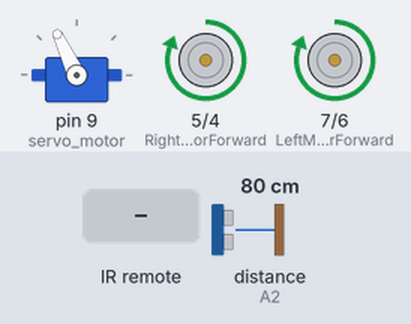
Bench run of a sketch on a simulated Arduino Uno, built with avr-gcc and run on an emulated ATmega328P. Parts: servo, motor-driver pin pairs drawn as motors (green arrow = first pin HIGH = forward, orange = second pin HIGH = backward, longer = more drive). The test bench sets the inputs (shaded band); at power-on: distance to the obstacle (sensor on A2) 80 cm. The echo pulse lasts 58.3 µs per cm.

Above: at 1.2 s.
1.3 s: distance to the obstacle (sensor on A2) set to 50 cm
2.8 s: distance to the obstacle (sensor on A2) set to 41 cm
At 4.8 s:
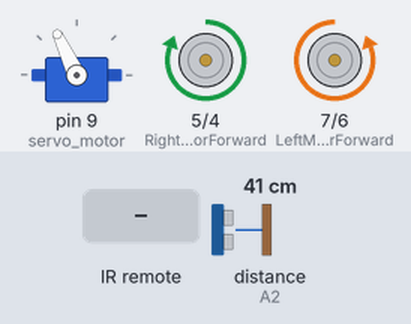
5.8 s: infrared code 0xF20DFF00 received
7.4 s: infrared code 0xA55AFF00 received
At 8.4 s:
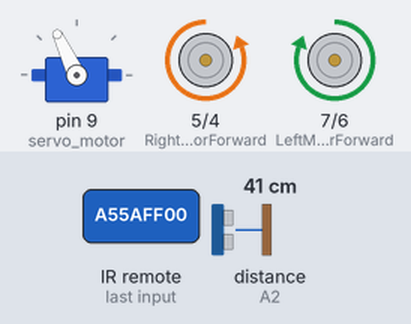
8.9 s: infrared code 0xE718FF00 received
At 9.6 s:
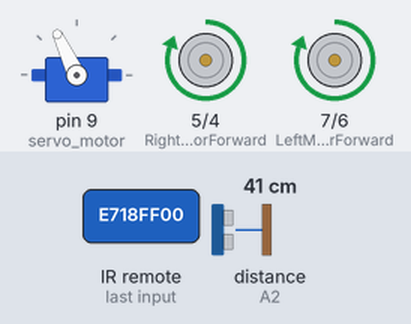
Timing chart, 0 to 11.4 s (numbered marks = the images above; inputs shaded):
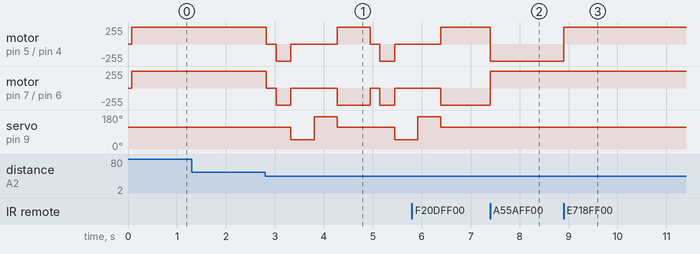

Measured:
- the behaviour switches between 45 and 44 cm on distance to the obstacle (sensor on A2) (found by bisection; images 0 and 1)
- after the input at 1.3 s, every drawn part: stays the same
- after the input at 7.4 s, motor on pin 5 (RightMotorForward) / pin 4 (RightMotorBackward): forward 255/255 → backward 255/255 at once; motor on pin 7 (LeftMotorForward) / pin 6 (LeftMotorBackward): backward 255/255 → forward 255/255 at once
- after the input at 8.9 s, motor on pin 5 (RightMotorForward) / pin 4 (RightMotorBackward): backward 255/255 → forward 255/255 at once

The sketch:

IR-REMOTE-MAIN.ino
```cpp
#include <Servo.h>
#include <NewPing.h>
#include <IRremote.h>

// ===== MOTOR PINS (L298N) =====
const int LeftMotorForward = 7;
const int LeftMotorBackward = 6;
const int RightMotorForward = 5;
const int RightMotorBackward = 4;

// ===== ULTRASONIC =====
#define trig_pin A1
#define echo_pin A2
#define maximum_distance 200

// ===== SERVO =====
Servo servo_motor;

// ===== IR =====
#define IR_PIN 11

// ===== IR CODES (YOUR REMOTE) =====
#define IR_UP     0xE718FF00
#define IR_DOWN   0xAD52FF00
#define IR_LEFT   0xF708FF00
#define IR_RIGHT  0xA55AFF00
#define IR_OK     0xE31CFF00
#define IR_HASH   0xF20DFF00   // MANUAL
#define IR_STAR   0xE916FF00   // AUTO

NewPing sonar(trig_pin, echo_pin, maximum_distance);

// ===== GLOBALS =====
bool manualMode = false;
int distance = 100;

// ================= SETUP =================
void setup() {
  Serial.begin(9600);

  pinMode(LeftMotorForward, OUTPUT);
  pinMode(LeftMotorBackward, OUTPUT);
  pinMode(RightMotorForward, OUTPUT);
  pinMode(RightMotorBackward, OUTPUT);

  servo_motor.attach(9);
  servo_motor.write(115);

  IrReceiver.begin(IR_PIN, ENABLE_LED_FEEDBACK);
}

// ================= LOOP =================
void loop() {

  // ---- IR CHECK (ALWAYS ACTIVE) ----
  if (IrReceiver.decode()) {
    unsigned long code = IrReceiver.decodedIRData.decodedRawData;

    if (code == IR_HASH) manualMode = true;   // MANUAL
    if (code == IR_STAR) manualMode = false;  // AUTO
    if (code == IR_OK) moveStop();

    if (manualMode) handleIR(code);

    IrReceiver.resume();
  }

  // ---- AUTO MODE ----
  if (!manualMode) {
    obstacleAvoid();
  }
}

// ================= IR CONTROL =================
void handleIR(unsigned long code) {
  if (code == IR_UP) moveForward();
  else if (code == IR_DOWN) moveBackward();
  else if (code == IR_LEFT) turnLeft();
  else if (code == IR_RIGHT) turnRight();
}

// ================= AUTO MODE =================
void obstacleAvoid() {
  distance = readPing();

  if (distance <= 45) {
    moveStop();
    delay(200);
    moveBackward();
    delay(300);
    moveStop();

    int right = lookRight();
    int left  = lookLeft();

    if (right > left) turnRight();
    else turnLeft();
  } else {
    moveForward();
  }
}

// ================= ULTRASONIC =================
int lookRight() {
  servo_motor.write(50);
  delay(400);
  int d = readPing();
  servo_motor.write(115);
  return d;
}

int lookLeft() {
  servo_motor.write(170);
  delay(400);
  int d = readPing();
  servo_motor.write(115);
  return d;
}

int readPing() {
  delay(70);
  int cm = sonar.ping_cm();
  if (cm == 0) cm = 250;
  return cm;
}

// ================= MOTORS =================
void moveForward() {
  digitalWrite(LeftMotorForward, HIGH);
  digitalWrite(RightMotorForward, HIGH);
  digitalWrite(LeftMotorBackward, LOW);
  digitalWrite(RightMotorBackward, LOW);
}

void moveBackward() {
  digitalWrite(LeftMotorBackward, HIGH);
  digitalWrite(RightMotorBackward, HIGH);
  digitalWrite(LeftMotorForward, LOW);
  digitalWrite(RightMotorForward, LOW);
}

void turnLeft() {
  digitalWrite(LeftMotorBackward, HIGH);
  digitalWrite(RightMotorForward, HIGH);
  digitalWrite(LeftMotorForward, LOW);
  digitalWrite(RightMotorBackward, LOW);
  delay(600);

}

void turnRight() {
  digitalWrite(LeftMotorForward, HIGH);
  digitalWrite(RightMotorBackward, HIGH);
  digitalWrite(LeftMotorBackward, LOW);
  digitalWrite(RightMotorForward, LOW);
  delay(600);

}

void moveStop() {
  digitalWrite(LeftMotorForward, LOW);
  digitalWrite(RightMotorForward, LOW);
  digitalWrite(LeftMotorBackward, LOW);
  digitalWrite(RightMotorBackward, LOW);
}
```
